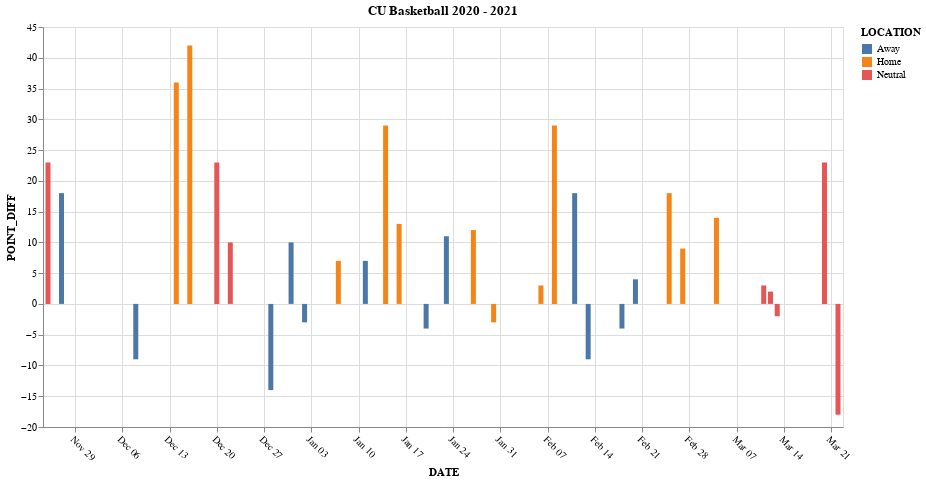

The notebook cell saved with this chart:
### Markdown cell above
The visualization was a bar graph created using Altair. The key features of the visualization were (a) a y-axis that displayed positive and negative values, (b) bars that were color-coded by game location, (c) a filter for game location, and (d) a tool tip that displayed the opponent, point differential and game location. 

Point differentials were communicated using position (i.e., position on the y-axis) and game locations were communicated using color-coding. Specifically, positive values (i.e., bars above 0 on the y-axis) indicated margin of victory and negative values (i.e., bars below 0 on the y-axis) indicated the margin of defeat. 

Away games were represented by blue bars, home games were represented by orange bars, and neutral site games were represented by pink bars. 

The filter for game location was activated through the legend on the visualization. To activiate one of the three categories, the user clicked on one of the location categories. After activating the feature, the filtered category maintained its color and the non-filtered categories were shown with increased transparency.

The tool tip was activated by hovering over an individual bar graph with the mouse.

The visualization is displayed below.

### Code cell
# Code for filtering feature
selection = alt.selection_point(fields = ["LOCATION"], bind = "legend")

# Code for visualization
alt.Chart(team).mark_bar().encode(
    x = alt.X("DATE:T", axis = alt.Axis(labelAngle=45)),
    y = "POINT_DIFF:Q",
    color = "LOCATION:N",
    opacity = alt.condition(selection, alt.value(1), alt.value(.1)),
    tooltip=["OPP", "POINT_DIFF", "LOCATION"]
).properties(
    title="CU Basketball 2020 - 2021",
    width=800,
    height=400
).add_params(
    selection
)

### Figure 1 — Vega-Lite specification as saved in the notebook (floating-point values rounded to 4 significant figures)
{"config": {"view": {"continuousWidth": 300, "continuousHeight": 300}}, "data": {"name": "data-938de189c5e47f000ff4bc7ce89e81d8"}, "mark": {"type": "bar"}, "encoding": {"color": {"field": "LOCATION", "type": "nominal"}, "opacity": {"condition": {"param": "param_3", "value": 1}, "value": 0.1}, "tooltip": [{"field": "OPP", "type": "nominal"}, {"field": "POINT_DIFF", "type": "quantitative"}, {"field": "LOCATION", "type": "nominal"}], "x": {"axis": {"labelAngle": 45}, "field": "DATE", "type": "temporal"}, "y": {"field": "POINT_DIFF", "type": "quantitative"}}, "height": 400, "params": [{"name": "param_3", "select": {"type": "point", "fields": ["LOCATION"]}, "bind": "legend"}], "title": "CU Basketball 2020 - 2021", "width": 800, "$schema": "https://vega.github.io/schema/vega-lite/v5.8.0.json", "datasets": {"data-938de189c5e47f000ff4bc7ce89e81d8": [{"DATE": "11/25/20", "LOCATION": "Neutral", "OPP": "South Dakota", "OUTCOME": "Win", "SCORE": 84, "OPP_SCORE": 61, "POINT_DIFF": 23, "FG": 30, "FGA": 73, "FG%": 0.411, "3P": 10, "3PA": 25, "3P%": 0.4, "FT": 14, "FTA": 15, "FT%": 0.933, "ORB": 14, "TRB": 41, "OPP_TRB": 39, "REB_DIFF": 2, "AST": 20, "STL": 4, "BLK": 5, "TOV": 8, "PF": 22, "OPP_FG": 20, "OPP_FGA": 60, "OPP_FG%": 0.333, "OPP_3P": 3, "OPP_3PA": 20, "OPP_3P%": 0.15, "OPP_FT": 18, "OPP_FTA": 24, "OPP_FT%": 0.75, "OPP_ORB": 12, "OPP_AST": 9, "OPP_STL": 2, "OPP_BLK": 7, "OPP_TOV": 13, "OPP_PF": 16}, {"DATE": "11/27/20", "LOCATION": "Away", "OPP": "Kansas State", "OUTCOME": "Win", "SCORE": 76, "OPP_SCORE": 58, "POINT_DIFF": 18, "FG": 26, "FGA": 53, "FG%": 0.491, "3P": 6, "3PA": 21, "3P%": 0.286, "FT": 18, "FTA": 21, "FT%": 0.857, "ORB": 5, "TRB": 24, "OPP_TRB": 23, "REB_DIFF": 1, "AST": 13, "STL": 6, "BLK": 1, "TOV": 8, "PF": 13, "OPP_FG": 21, "OPP_FGA": 47, "OPP_FG%": 0.447, "OPP_3P": 10, "OPP_3PA": 26, "OPP_3P%": 0.385, "OPP_FT": 6, "OPP_FTA": 10, "OPP_FT%": 0.6, "OPP_ORB": 3, "OPP_AST": 14, "OPP_STL": 3, "OPP_BLK": 2, "OPP_TOV": 16, "OPP_PF": 21}, {"DATE": "12/8/20", "LOCATION": "Away", "OPP": "Tennessee", "OUTCOME": "Loss", "SCORE": 47, "OPP_SCORE": 56, "POINT_DIFF": -9, "FG": 16, "FGA": 48, "FG%": 0.333, "3P": 5, "3PA": 22, "3P%": 0.227, "FT": 10, "FTA": 12, "FT%": 0.833, "ORB": 8, "TRB": 34, "OPP_TRB": 30, "REB_DIFF": 4, "AST": 10, "STL": 5, "BLK": 0, "TOV": 22, "PF": 17, "OPP_FG": 19, "OPP_FGA": 53, "OPP_FG%": 0.358, "OPP_3P": 7, "OPP_3PA": 19, "OPP_3P%": 0.368, "OPP_FT": 11, "OPP_FTA": 15, "OPP_FT%": 0.733, "OPP_ORB": 11, "OPP_AST": 12, "OPP_STL": 12, "OPP_BLK": 1, "OPP_TOV": 15, "OPP_PF": 15}, {"DATE": "12/14/20", "LOCATION": "Home", "OPP": "Northern Colorado", "OUTCOME": "Win", "SCORE": 81, "OPP_SCORE": 45, "POINT_DIFF": 36, "FG": 32, "FGA": 60, "FG%": 0.533, "3P": 6, "3PA": 13, "3P%": 0.462, "FT": 11, "FTA": 15, "FT%": 0.733, "ORB": 7, "TRB": 35, "OPP_TRB": 26, "REB_DIFF": 9, "AST": 16, "STL": 10, "BLK": 8, "TOV": 13, "PF": 13, "OPP_FG": 15, "OPP_FGA": 52, "OPP_FG%": 0.288, "OPP_3P": 6, "OPP_3PA": 18, "OPP_3P%": 0.333, "OPP_FT": 9, "OPP_FTA": 12, "OPP_FT%": 0.75, "OPP_ORB": 7, "OPP_AST": 6, "OPP_STL": 3, "OPP_BLK": 2, "OPP_TOV": 21, "OPP_PF": 18}, {"DATE": "12/16/20", "LOCATION": "Home", "OPP": "Omaha", "OUTCOME": "Win", "SCORE": 91, "OPP_SCORE": 49, "POINT_DIFF": 42, "FG": 31, "FGA": 62, "FG%": 0.5, "3P": 11, "3PA": 26, "3P%": 0.423, "FT": 18, "FTA": 22, "FT%": 0.818, "ORB": 8, "TRB": 42, "OPP_TRB": 29, "REB_DIFF": 13, "AST": 18, "STL": 4, "BLK": 2, "TOV": 9, "PF": 15, "OPP_FG": 19, "OPP_FGA": 61, "OPP_FG%": 0.311, "OPP_3P": 5, "OPP_3PA": 17, "OPP_3P%": 0.294, "OPP_FT": 6, "OPP_FTA": 9, "OPP_FT%": 0.667, "OPP_ORB": 6, "OPP_AST": 14, "OPP_STL": 3, "OPP_BLK": 1, "OPP_TOV": 13, "OPP_PF": 22}, {"DATE": "12/20/20", "LOCATION": "Neutral", "OPP": "Washington", "OUTCOME": "Win", "SCORE": 92, "OPP_SCORE": 69, "POINT_DIFF": 23, "FG": 29, "FGA": 60, "FG%": 0.483, "3P": 8, "3PA": 20, "3P%": 0.4, "FT": 26, "FTA": 28, "FT%": 0.929, "ORB": 9, "TRB": 37, "OPP_TRB": 22, "REB_DIFF": 15, "AST": 21, "STL": 2, "BLK": 2, "TOV": 7, "PF": 19, "OPP_FG": 27, "OPP_FGA": 63, "OPP_FG%": 0.429, "OPP_3P": 4, "OPP_3PA": 18, "OPP_3P%": 0.222, "OPP_FT": 11, "OPP_FTA": 16, "OPP_FT%": 0.688, "OPP_ORB": 6, "OPP_AST": 10, "OPP_STL": 7, "OPP_BLK": 3, "OPP_TOV": 9, "OPP_PF": 20}, {"DATE": "12/22/20", "LOCATION": "Neutral", "OPP": "Grand Canyon", "OUTCOME": "Win", "SCORE": 74, "OPP_SCORE": 64, "POINT_DIFF": 10, "FG": 24, "FGA": 48, "FG%": 0.5, "3P": 8, "3PA": 17, "3P%": 0.471, "FT": 18, "FTA": 21, "FT%": 0.857, "ORB": 3, "TRB": 19, "OPP_TRB": 27, "REB_DIFF": -8, "AST": 10, "STL": 7, "BLK": 2, "TOV": 6, "PF": 15, "OPP_FG": 27, "OPP_FGA": 53, "OPP_FG%": 0.509, "OPP_3P": 5, "OPP_3PA": 20, "OPP_3P%": 0.25, "OPP_FT": 5, "OPP_FTA": 8, "OPP_FT%": 0.625, "OPP_ORB": 6, "OPP_AST": 15, "OPP_STL": 2, "OPP_BLK": 1, "OPP_TOV": 15, "OPP_PF": 17}, {"DATE": "12/28/20", "LOCATION": "Away", "OPP": "Arizona", "OUTCOME": "Loss", "SCORE": 74, "OPP_SCORE": 88, "POINT_DIFF": -14, "FG": 24, "FGA": 55, "FG%": 0.436, "3P": 12, "3PA": 26, "3P%": 0.462, "FT": 14, "FTA": 17, "FT%": 0.824, "ORB": 8, "TRB": 28, "OPP_TRB": 29, "REB_DIFF": -1, "AST": 14, "STL": 5, "BLK": 2, "TOV": 13, "PF": 22, "OPP_FG": 30, "OPP_FGA": 57, "OPP_FG%": 0.526, "OPP_3P": 8, "OPP_3PA": 17, "OPP_3P%": 0.471, "OPP_FT": 20, "OPP_FTA": 27, "OPP_FT%": 0.741, "OPP_ORB": 8, "OPP_AST": 20, "OPP_STL": 4, "OPP_BLK": 2, "OPP_TOV": 8, "OPP_PF": 17}, {"DATE": "12/31/20", "LOCATION": "Away", "OPP": "USC", "OUTCOME": "Win", "SCORE": 72, "OPP_SCORE": 62, "POINT_DIFF": 10, "FG": 25, "FGA": 60, "FG%": 0.417, "3P": 8, "3PA": 22, "3P%": 0.364, "FT": 14, "FTA": 16, "FT%": 0.875, "ORB": 9, "TRB": 35, "OPP_TRB": 32, "REB_DIFF": 3, "AST": 12, "STL": 6, "BLK": 2, "TOV": 11, "PF": 16, "OPP_FG": 23, "OPP_FGA": 60, "OPP_FG%": 0.383, "OPP_3P": 9, "OPP_3PA": 24, "OPP_3P%": 0.375, "OPP_FT": 7, "OPP_FTA": 10, "OPP_FT%": 0.7, "OPP_ORB": 10, "OPP_AST": 13, "OPP_STL": 7, "OPP_BLK": 3, "OPP_TOV": 15, "OPP_PF": 16}, {"DATE": "1/2/21", "LOCATION": "Away", "OPP": "UCLA", "OUTCOME": "Loss", "SCORE": 62, "OPP_SCORE": 65, "POINT_DIFF": -3, "FG": 23, "FGA": 53, "FG%": 0.434, "3P": 6, "3PA": 23, "3P%": 0.261, "FT": 10, "FTA": 13, "FT%": 0.769, "ORB": 7, "TRB": 26, "OPP_TRB": 30, "REB_DIFF": -4, "AST": 9, "STL": 5, "BLK": 1, "TOV": 11, "PF": 14, "OPP_FG": 25, "OPP_FGA": 53, "OPP_FG%": 0.472, "OPP_3P": 3, "OPP_3PA": 15, "OPP_3P%": 0.2, "OPP_FT": 12, "OPP_FTA": 14, "OPP_FT%": 0.857, "OPP_ORB": 9, "OPP_AST": 13, "OPP_STL": 4, "OPP_BLK": 1, "OPP_TOV": 12, "OPP_PF": 13}, {"DATE": "1/7/21", "LOCATION": "Home", "OPP": "Oregon", "OUTCOME": "Win", "SCORE": 79, "OPP_SCORE": 72, "POINT_DIFF": 7, "FG": 29, "FGA": 63, "FG%": 0.46, "3P": 7, "3PA": 27, "3P%": 0.259, "FT": 14, "FTA": 15, "FT%": 0.933, "ORB": 12, "TRB": 38, "OPP_TRB": 25, "REB_DIFF": 13, "AST": 12, "STL": 5, "BLK": 4, "TOV": 13, "PF": 17, "OPP_FG": 29, "OPP_FGA": 61, "OPP_FG%": 0.475, "OPP_3P": 7, "OPP_3PA": 19, "OPP_3P%": 0.368, "OPP_FT": 7, "OPP_FTA": 10, "OPP_FT%": 0.7, "OPP_ORB": 7, "OPP_AST": 11, "OPP_STL": 6, "OPP_BLK": 2, "OPP_TOV": 14, "OPP_PF": 16}, {"DATE": "1/11/21", "LOCATION": "Away", "OPP": "Utah", "OUTCOME": "Win", "SCORE": 65, "OPP_SCORE": 58, "POINT_DIFF": 7, "FG": 21, "FGA": 60, "FG%": 0.35, "3P": 5, "3PA": 19, "3P%": 0.263, "FT": 18, "FTA": 24, "FT%": 0.75, "ORB": 13, "TRB": 47, "OPP_TRB": 30, "REB_DIFF": 17, "AST": 11, "STL": 2, "BLK": 4, "TOV": 9, "PF": 14, "OPP_FG": 26, "OPP_FGA": 58, "OPP_FG%": 0.448, "OPP_3P": 4, "OPP_3PA": 19, "OPP_3P%": 0.211, "OPP_FT": 2, "OPP_FTA": 11, "OPP_FT%": 0.182, "OPP_ORB": 4, "OPP_AST": 13, "OPP_STL": 5, "OPP_BLK": 4, "OPP_TOV": 9, "OPP_PF": 21}, {"DATE": "1/14/21", "LOCATION": "Home", "OPP": "California", "OUTCOME": "Win", "SCORE": 89, "OPP_SCORE": 60, "POINT_DIFF": 29, "FG": 33, "FGA": 60, "FG%": 0.55, "3P": 12, "3PA": 21, "3P%": 0.571, "FT": 11, "FTA": 14, "FT%": 0.786, "ORB": 4, "TRB": 27, "OPP_TRB": 25, "REB_DIFF": 2, "AST": 18, "STL": 6, "BLK": 0, "TOV": 7, "PF": 17, "OPP_FG": 21, "OPP_FGA": 49, "OPP_FG%": 0.429, "OPP_3P": 7, "OPP_3PA": 19, "OPP_3P%": 0.368, "OPP_FT": 11, "OPP_FTA": 17, "OPP_FT%": 0.647, "OPP_ORB": 3, "OPP_AST": 11, "OPP_STL": 3, "OPP_BLK": 6, "OPP_TOV": 14, "OPP_PF": 14}, {"DATE": "1/16/21", "LOCATION": "Home", "OPP": "Stanford", "OUTCOME": "Win", "SCORE": 77, "OPP_SCORE": 64, "POINT_DIFF": 13, "FG": 28, "FGA": 68, "FG%": 0.412, "3P": 9, "3PA": 27, "3P%": 0.333, "FT": 12, "FTA": 13, "FT%": 0.923, "ORB": 11, "TRB": 38, "OPP_TRB": 31, "REB_DIFF": 7, "AST": 16, "STL": 6, "BLK": 5, "TOV": 9, "PF": 13, "OPP_FG": 22, "OPP_FGA": 60, "OPP_FG%": 0.367, "OPP_3P": 5, "OPP_3PA": 18, "OPP_3P%": 0.278, "OPP_FT": 15, "OPP_FTA": 15, "OPP_FT%": 1.0, "OPP_ORB": 8, "OPP_AST": 7, "OPP_STL": 5, "OPP_BLK": 4, "OPP_TOV": 14, "OPP_PF": 13}, {"DATE": "1/20/21", "LOCATION": "Away", "OPP": "Washington", "OUTCOME": "Loss", "SCORE": 80, "OPP_SCORE": 84, "POINT_DIFF": -4, "FG": 32, "FGA": 69, "FG%": 0.464, "3P": 1, "3PA": 18, "3P%": 0.056, "FT": 15, "FTA": 19, "FT%": 0.789, "ORB": 13, "TRB": 32, "OPP_TRB": 27, "REB_DIFF": 5, "AST": 12, "STL": 5, "BLK": 6, "TOV": 5, "PF": 19, "OPP_FG": 28, "OPP_FGA": 57, "OPP_FG%": 0.491, "OPP_3P": 12, "OPP_3PA": 25, "OPP_3P%": 0.48, "OPP_FT": 16, "OPP_FTA": 18, "OPP_FT%": 0.889, "OPP_ORB": 8, "OPP_AST": 9, "OPP_STL": 1, "OPP_BLK": 5, "OPP_TOV": 10, "OPP_PF": 16}, {"DATE": "1/23/21", "LOCATION": "Away", "OPP": "Washington State", "OUTCOME": "Win", "SCORE": 70, "OPP_SCORE": 59, "POINT_DIFF": 11, "FG": 26, "FGA": 52, "FG%": 0.5, "3P": 6, "3PA": 14, "3P%": 0.429, "FT": 12, "FTA": 15, "FT%": 0.8, "ORB": 2, "TRB": 23, "OPP_TRB": 28, "REB_DIFF": -5, "AST": 15, "STL": 4, "BLK": 6, "TOV": 11, "PF": 13, "OPP_FG": 22, "OPP_FGA": 52, "OPP_FG%": 0.423, "OPP_3P": 7, "OPP_3PA": 16, "OPP_3P%": 0.438, "OPP_FT": 8, "OPP_FTA": 10, "OPP_FT%": 0.8, "OPP_ORB": 6, "OPP_AST": 9, "OPP_STL": 6, "OPP_BLK": 2, "OPP_TOV": 13, "OPP_PF": 17}, {"DATE": "1/27/21", "LOCATION": "Home", "OPP": "Washington State", "OUTCOME": "Win", "SCORE": 70, "OPP_SCORE": 58, "POINT_DIFF": 12, "FG": 20, "FGA": 44, "FG%": 0.455, "3P": 10, "3PA": 17, "3P%": 0.588, "FT": 20, "FTA": 23, "FT%": 0.87, "ORB": 4, "TRB": 23, "OPP_TRB": 24, "REB_DIFF": -1, "AST": 16, "STL": 8, "BLK": 5, "TOV": 11, "PF": 14, "OPP_FG": 22, "OPP_FGA": 52, "OPP_FG%": 0.423, "OPP_3P": 7, "OPP_3PA": 20, "OPP_3P%": 0.35, "OPP_FT": 7, "OPP_FTA": 9, "OPP_FT%": 0.778, "OPP_ORB": 7, "OPP_AST": 7, "OPP_STL": 5, "OPP_BLK": 5, "OPP_TOV": 14, "OPP_PF": 21}, {"DATE": "1/30/21", "LOCATION": "Home", "OPP": "Utah", "OUTCOME": "Loss", "SCORE": 74, "OPP_SCORE": 77, "POINT_DIFF": -3, "FG": 28, "FGA": 61, "FG%": 0.459, "3P": 13, "3PA": 28, "3P%": 0.464, "FT": 5, "FTA": 6, "FT%": 0.833, "ORB": 6, "TRB": 27, "OPP_TRB": 29, "REB_DIFF": -2, "AST": 17, "STL": 5, "BLK": 3, "TOV": 10, "PF": 20, "OPP_FG": 26, "OPP_FGA": 52, "OPP_FG%": 0.5, "OPP_3P": 9, "OPP_3PA": 20, "OPP_3P%": 0.45, "OPP_FT": 16, "OPP_FTA": 19, "OPP_FT%": 0.842, "OPP_ORB": 4, "OPP_AST": 14, "OPP_STL": 3, "OPP_BLK": 2, "OPP_TOV": 10, "OPP_PF": 12}, {"DATE": "2/6/21", "LOCATION": "Home", "OPP": "Arizona", "OUTCOME": "Win", "SCORE": 82, "OPP_SCORE": 79, "POINT_DIFF": 3, "FG": 29, "FGA": 52, "FG%": 0.558, "3P": 11, "3PA": 20, "3P%": 0.55, "FT": 13, "FTA": 17, "FT%": 0.765, "ORB": 5, "TRB": 17, "OPP_TRB": 23, "REB_DIFF": -6, "AST": 15, "STL": 6, "BLK": 2, "TOV": 9, "PF": 21, "OPP_FG": 27, "OPP_FGA": 55, "OPP_FG%": 0.491, "OPP_3P": 7, "OPP_3PA": 17, "OPP_3P%": 0.412, "OPP_FT": 18, "OPP_FTA": 23, "OPP_FT%": 0.783, "OPP_ORB": 9, "OPP_AST": 18, "OPP_STL": 6, "OPP_BLK": 2, "OPP_TOV": 8, "OPP_PF": 15}, {"DATE": "2/8/21", "LOCATION": "Home", "OPP": "Oregon State", "OUTCOME": "Win", "SCORE": 78, "OPP_SCORE": 49, "POINT_DIFF": 29, "FG": 29, "FGA": 52, "FG%": 0.558, "3P": 5, "3PA": 13, "3P%": 0.385, "FT": 15, "FTA": 21, "FT%": 0.714, "ORB": 6, "TRB": 33, "OPP_TRB": 29, "REB_DIFF": 4, "AST": 18, "STL": 7, "BLK": 5, "TOV": 12, "PF": 17, "OPP_FG": 18, "OPP_FGA": 55, "OPP_FG%": 0.327, "OPP_3P": 4, "OPP_3PA": 16, "OPP_3P%": 0.25, "OPP_FT": 9, "OPP_FTA": 16, "OPP_FT%": 0.563, "OPP_ORB": 11, "OPP_AST": 7, "OPP_STL": 3, "OPP_BLK": 1, "OPP_TOV": 18, "OPP_PF": 17}, {"DATE": "2/11/21", "LOCATION": "Away", "OPP": "Stanford", "OUTCOME": "Win", "SCORE": 69, "OPP_SCORE": 51, "POINT_DIFF": 18, "FG": 28, "FGA": 57, "FG%": 0.491, "3P": 8, "3PA": 19, "3P%": 0.421, "FT": 5, "FTA": 6, "FT%": 0.833, "ORB": 6, "TRB": 32, "OPP_TRB": 23, "REB_DIFF": 9, "AST": 14, "STL": 4, "BLK": 1, "TOV": 9, "PF": 14, "OPP_FG": 19, "OPP_FGA": 48, "OPP_FG%": 0.396, "OPP_3P": 3, "OPP_3PA": 15, "OPP_3P%": 0.2, "OPP_FT": 10, "OPP_FTA": 11, "OPP_FT%": 0.909, "OPP_ORB": 4, "OPP_AST": 8, "OPP_STL": 4, "OPP_BLK": 5, "OPP_TOV": 12, "OPP_PF": 9}, {"DATE": "2/13/21", "LOCATION": "Away", "OPP": "California", "OUTCOME": "Loss", "SCORE": 62, "OPP_SCORE": 71, "POINT_DIFF": -9, "FG": 22, "FGA": 55, "FG%": 0.4, "3P": 3, "3PA": 15, "3P%": 0.2, "FT": 15, "FTA": 21, "FT%": 0.714, "ORB": 7, "TRB": 34, "OPP_TRB": 37, "REB_DIFF": -3, "AST": 5, "STL": 5, "BLK": 2, "TOV": 10, "PF": 19, "OPP_FG": 22, "OPP_FGA": 55, "OPP_FG%": 0.4, "OPP_3P": 7, "OPP_3PA": 22, "OPP_3P%": 0.318, "OPP_FT": 20, "OPP_FTA": 28, "OPP_FT%": 0.714, "OPP_ORB": 8, "OPP_AST": 13, "OPP_STL": 6, "OPP_BLK": 4, "OPP_TOV": 6, "OPP_PF": 20}, {"DATE": "2/18/21", "LOCATION": "Away", "OPP": "Oregon", "OUTCOME": "Loss", "SCORE": 56, "OPP_SCORE": 60, "POINT_DIFF": -4, "FG": 21, "FGA": 61, "FG%": 0.344, "3P": 6, "3PA": 27, "3P%": 0.222, "FT": 8, "FTA": 9, "FT%": 0.889, "ORB": 13, "TRB": 37, "OPP_TRB": 27, "REB_DIFF": 10, "AST": 8, "STL": 6, "BLK": 1, "TOV": 16, "PF": 16, "OPP_FG": 23, "OPP_FGA": 53, "OPP_FG%": 0.434, "OPP_3P": 4, "OPP_3PA": 17, "OPP_3P%": 0.235, "OPP_FT": 10, "OPP_FTA": 15, "OPP_FT%": 0.667, "OPP_ORB": 4, "OPP_AST": 5, "OPP_STL": 11, "OPP_BLK": 5, "OPP_TOV": 13, "OPP_PF": 12}, {"DATE": "2/20/21", "LOCATION": "Away", "OPP": "Oregon State", "OUTCOME": "Win", "SCORE": 61, "OPP_SCORE": 57, "POINT_DIFF": 4, "FG": 19, "FGA": 43, "FG%": 0.442, "3P": 4, "3PA": 18, "3P%": 0.222, "FT": 19, "FTA": 22, "FT%": 0.864, "ORB": 7, "TRB": 32, "OPP_TRB": 29, "REB_DIFF": 3, "AST": 8, "STL": 6, "BLK": 0, "TOV": 15, "PF": 16, "OPP_FG": 21, "OPP_FGA": 58, "OPP_FG%": 0.362, "OPP_3P": 6, "OPP_3PA": 22, "OPP_3P%": 0.273, "OPP_FT": 9, "OPP_FTA": 12, "OPP_FT%": 0.75, "OPP_ORB": 12, "OPP_AST": 14, "OPP_STL": 6, "OPP_BLK": 1, "OPP_TOV": 12, "OPP_PF": 17}, {"DATE": "2/25/21", "LOCATION": "Home", "OPP": "USC", "OUTCOME": "Win", "SCORE": 80, "OPP_SCORE": 62, "POINT_DIFF": 18, "FG": 27, "FGA": 57, "FG%": 0.474, "3P": 12, "3PA": 22, "3P%": 0.545, "FT": 14, "FTA": 15, "FT%": 0.933, "ORB": 7, "TRB": 32, "OPP_TRB": 30, "REB_DIFF": 2, "AST": 20, "STL": 7, "BLK": 3, "TOV": 9, "PF": 17, "OPP_FG": 23, "OPP_FGA": 60, "OPP_FG%": 0.383, "OPP_3P": 5, "OPP_3PA": 16, "OPP_3P%": 0.313, "OPP_FT": 11, "OPP_FTA": 18, "OPP_FT%": 0.611, "OPP_ORB": 10, "OPP_AST": 7, "OPP_STL": 4, "OPP_BLK": 3, "OPP_TOV": 12, "OPP_PF": 15}, {"DATE": "2/27/21", "LOCATION": "Home", "OPP": "UCLA", "OUTCOME": "Win", "SCORE": 70, "OPP_SCORE": 61, "POINT_DIFF": 9, "FG": 25, "FGA": 54, "FG%": 0.463, "3P": 5, "3PA": 15, "3P%": 0.333, "FT": 15, "FTA": 18, "FT%": 0.833, "ORB": 7, "TRB": 26, "OPP_TRB": 27, "REB_DIFF": -1, "AST": 9, "STL": 4, "BLK": 2, "TOV": 6, "PF": 14, "OPP_FG": 21, "OPP_FGA": 46, "OPP_FG%": 0.457, "OPP_3P": 5, "OPP_3PA": 13, "OPP_3P%": 0.385, "OPP_FT": 14, "OPP_FTA": 19, "OPP_FT%": 0.737, "OPP_ORB": 5, "OPP_AST": 9, "OPP_STL": 3, "OPP_BLK": 1, "OPP_TOV": 14, "OPP_PF": 17}, {"DATE": "3/4/21", "LOCATION": "Home", "OPP": "Arizona State", "OUTCOME": "Win", "SCORE": 75, "OPP_SCORE": 61, "POINT_DIFF": 14, "FG": 26, "FGA": 57, "FG%": 0.456, "3P": 6, "3PA": 19, "3P%": 0.316, "FT": 17, "FTA": 19, "FT%": 0.895, "ORB": 12, "TRB": 43, "OPP_TRB": 27, "REB_DIFF": 16, "AST": 12, "STL": 4, "BLK": 3, "TOV": 13, "PF": 15, "OPP_FG": 20, "OPP_FGA": 58, "OPP_FG%": 0.345, "OPP_3P": 7, "OPP_3PA": 19, "OPP_3P%": 0.368, "OPP_FT": 14, "OPP_FTA": 16, "OPP_FT%": 0.875, "OPP_ORB": 7, "OPP_AST": 9, "OPP_STL": 6, "OPP_BLK": 2, "OPP_TOV": 11, "OPP_PF": 18}, {"DATE": "3/11/21", "LOCATION": "Neutral", "OPP": "California", "OUTCOME": "Win", "SCORE": 61, "OPP_SCORE": 58, "POINT_DIFF": 3, "FG": 20, "FGA": 52, "FG%": 0.385, "3P": 3, "3PA": 14, "3P%": 0.214, "FT": 18, "FTA": 23, "FT%": 0.783, "ORB": 8, "TRB": 30, "OPP_TRB": 25, "REB_DIFF": 5, "AST": 8, "STL": 8, "BLK": 2, "TOV": 8, "PF": 17, "OPP_FG": 18, "OPP_FGA": 47, "OPP_FG%": 0.383, "OPP_3P": 7, "OPP_3PA": 25, "OPP_3P%": 0.28, "OPP_FT": 15, "OPP_FTA": 20, "OPP_FT%": 0.75, "OPP_ORB": 5, "OPP_AST": 7, "OPP_STL": 1, "OPP_BLK": 2, "OPP_TOV": 13, "OPP_PF": 23}, {"DATE": "3/12/21", "LOCATION": "Neutral", "OPP": "USC", "OUTCOME": "Win", "SCORE": 72, "OPP_SCORE": 70, "POINT_DIFF": 2, "FG": 26, "FGA": 61, "FG%": 0.426, "3P": 12, "3PA": 24, "3P%": 0.5, "FT": 8, "FTA": 10, "FT%": 0.8, "ORB": 10, "TRB": 32, "OPP_TRB": 29, "REB_DIFF": 3, "AST": 10, "STL": 5, "BLK": 3, "TOV": 10, "PF": 13, "OPP_FG": 28, "OPP_FGA": 54, "OPP_FG%": 0.519, "OPP_3P": 8, "OPP_3PA": 17, "OPP_3P%": 0.471, "OPP_FT": 6, "OPP_FTA": 12, "OPP_FT%": 0.5, "OPP_ORB": 8, "OPP_AST": 12, "OPP_STL": 3, "OPP_BLK": 6, "OPP_TOV": 10, "OPP_PF": 11}, {"DATE": "3/13/21", "LOCATION": "Neutral", "OPP": "Oregon State", "OUTCOME": "Loss", "SCORE": 68, "OPP_SCORE": 70, "POINT_DIFF": -2, "FG": 25, "FGA": 53, "FG%": 0.472, "3P": 6, "3PA": 19, "3P%": 0.316, "FT": 12, "FTA": 20, "FT%": 0.6, "ORB": 11, "TRB": 30, "OPP_TRB": 27, "REB_DIFF": 3, "AST": 10, "STL": 2, "BLK": 1, "TOV": 8, "PF": 15, "OPP_FG": 25, "OPP_FGA": 52, "OPP_FG%": 0.481, "OPP_3P": 9, "OPP_3PA": 22, "OPP_3P%": 0.409, "OPP_FT": 11, "OPP_FTA": 16, "OPP_FT%": 0.688, "OPP_ORB": 8, "OPP_AST": 14, "OPP_STL": 3, "OPP_BLK": 1, "OPP_TOV": 6, "OPP_PF": 19}, {"DATE": "3/20/21", "LOCATION": "Neutral", "OPP": "Georgetown", "OUTCOME": "Win", "SCORE": 96, "OPP_SCORE": 73, "POINT_DIFF": 23, "FG": 34, "FGA": 56, "FG%": 0.607, "3P": 16, "3PA": 25, "3P%": 0.64, "FT": 12, "FTA": 14, "FT%": 0.857, "ORB": 1, "TRB": 26, "OPP_TRB": 25, "REB_DIFF": 1, "AST": 27, "STL": 3, "BLK": 3, "TOV": 11, "PF": 17, "OPP_FG": 23, "OPP_FGA": 58, "OPP_FG%": 0.397, "OPP_3P": 8, "OPP_3PA": 24, "OPP_3P%": 0.333, "OPP_FT": 19, "OPP_FTA": 26, "OPP_FT%": 0.731, "OPP_ORB": 6, "OPP_AST": 12, "OPP_STL": 5, "OPP_BLK": 4, "OPP_TOV": 12, "OPP_PF": 16}, {"DATE": "3/22/21", "LOCATION": "Neutral", "OPP": "Florida State", "OUTCOME": "Loss", "SCORE": 53, "OPP_SCORE": 71, "POINT_DIFF": -18, "FG": 20, "FGA": 56, "FG%": 0.357, "3P": 6, "3PA": 25, "3P%": 0.24, "FT": 7, "FTA": 11, "FT%": 0.636, "ORB": 15, "TRB": 29, "OPP_TRB": 24, "REB_DIFF": 5, "AST": 12, "STL": 5, "BLK": 2, "TOV": 18, "PF": 22, "OPP_FG": 24, "OPP_FGA": 46, "OPP_FG%": 0.522, "OPP_3P": 6, "OPP_3PA": 17, "OPP_3P%": 0.353, "OPP_FT": 17, "OPP_FTA": 21, "OPP_FT%": 0.81, "OPP_ORB": 5, "OPP_AST": 16, "OPP_STL": 10, "OPP_BLK": 3, "OPP_TOV": 13, "OPP_PF": 15}]}}
